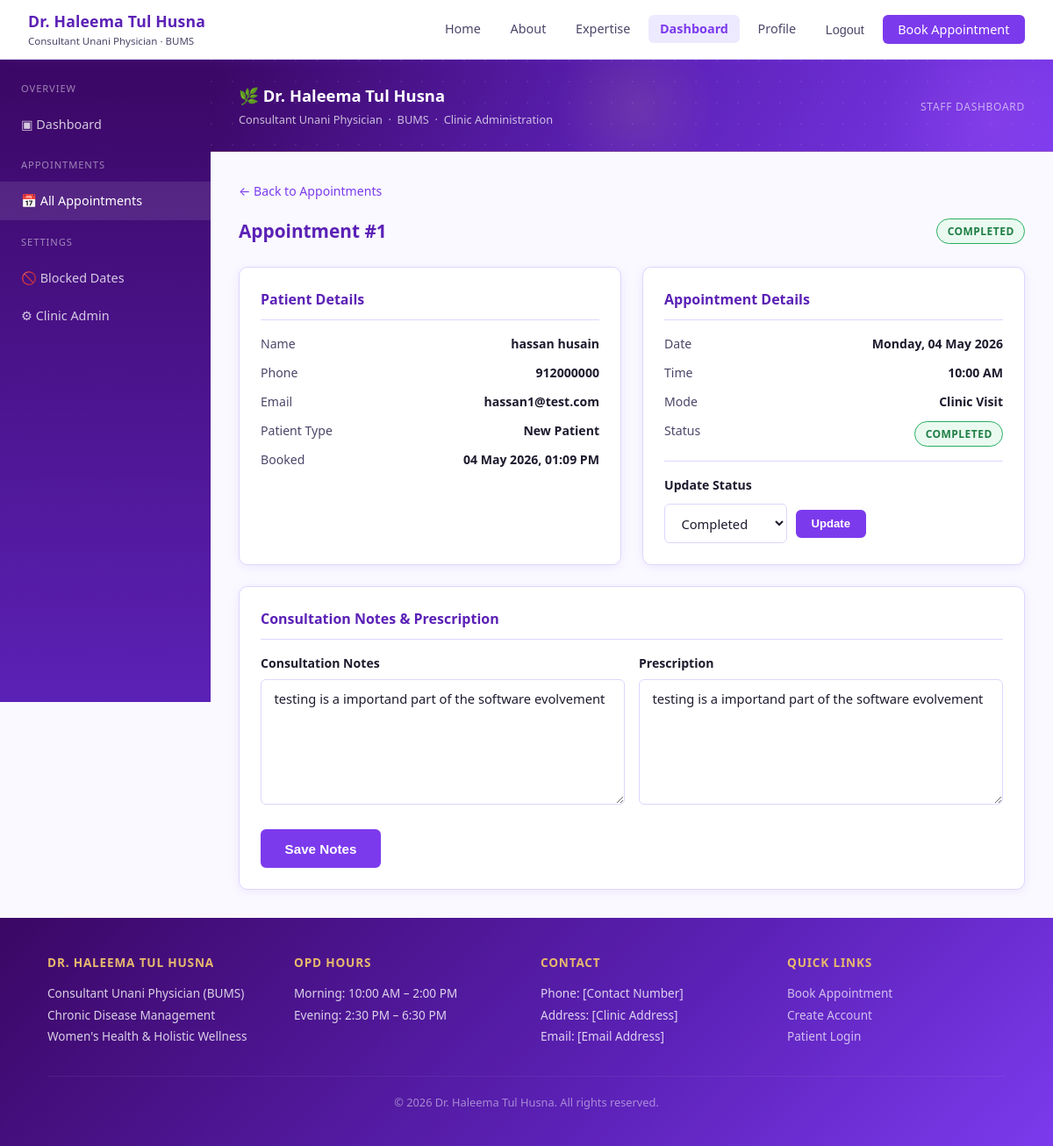
The page /dashboard/appointments/1/ (signed in) on the database its author committed.
### clinic/models.py (models this page shows, shortened)
class Appointment(models.Model):
    patient = models.ForeignKey(
        settings.AUTH_USER_MODEL,
        on_delete=models.SET_NULL,
        null=True, blank=True,
        related_name='appointments',
    )
    guest_name = models.CharField(max_length=100, blank=True)
    guest_phone = models.CharField(max_length=20, blank=True)
    guest_email = models.EmailField(blank=True)
    appointment_date = models.DateField()
    appointment_time = models.TimeField()
    duration_minutes = models.PositiveSmallIntegerField(editable=False)
    consultation_mode = models.CharField(max_length=10, choices=CONSULTATION_MODE_CHOICES)
    patient_type = models.CharField(max_length=10, choices=PATIENT_TYPE_CHOICES)
    status = models.CharField(max_length=12, choices=STATUS_CHOICES, default='pending')
    consultation_notes = models.TextField(blank=True)
    prescription = models.TextField(blank=True)
    created_at = models.DateTimeField(auto_now_add=True)
    updated_at = models.DateTimeField(auto_now=True)
    class Meta:
        ordering = ['appointment_date', 'appointment_time']
        unique_together = [['appointment_date', 'appointment_time']]
    def display_name(self):
        if self.patient:
            return self.patient.get_full_name() or self.patient.username
        return self.guest_name
    def display_phone(self):
        if self.patient:
            return self.patient.phone_number
        return self.guest_phone

### accounts/models.py (models this page shows, shortened)
class CustomUser(AbstractUser):
    GENDER_CHOICES = [
        ('male', 'Male'),
        ('female', 'Female'),
        ('other', 'Other'),
    ]
    phone_number = models.CharField(max_length=20, blank=True)
    date_of_birth = models.DateField(null=True, blank=True)
    gender = models.CharField(max_length=10, choices=GENDER_CHOICES, blank=True)
    address = models.TextField(blank=True)
    created_at = models.DateTimeField(auto_now_add=True)
    class Meta:
        verbose_name = 'Patient'
        verbose_name_plural = 'Patients'

### clinic/views.py (the view)
# urls.py: path('dashboard/appointments/<int:pk>/', views.DashboardDetailView.as_view(), name='dashboard_detail'),
class DashboardDetailView(StaffRequiredMixin, DetailView):
    model = Appointment
    template_name = 'clinic/dashboard/appointment_detail.html'
    context_object_name = 'appointment'
    def get_context_data(self, **kwargs):
        ctx = super().get_context_data(**kwargs)
        ctx['notes_form'] = ConsultationNotesForm(instance=self.object)
        ctx['status_form'] = AppointmentStatusForm(initial={'status': self.object.status})
        return ctx

### clinic/forms.py
class ConsultationNotesForm(forms.ModelForm):
    class Meta:
        model = Appointment
        fields = ['consultation_notes', 'prescription']
        widgets = {
            'consultation_notes': forms.Textarea(attrs={'rows': 5, 'placeholder': 'Consultation notes...'}),
            'prescription': forms.Textarea(attrs={'rows': 5, 'placeholder': 'Prescription details...'}),
        }
        labels = {
            'consultation_notes': 'Consultation Notes',
            'prescription': 'Prescription',
        }

class AppointmentStatusForm(forms.Form):
    status = forms.ChoiceField(choices=STATUS_CHOICES)

### clinic/views.py (called while the page is built)
    def test_func(self):
        return self.request.user.is_authenticated and self.request.user.is_staff

### templates/clinic/dashboard/appointment_detail.html (shortened to what this page needs)
{% extends "base_dashboard.html" %}
{% block dashboard_content %}
<div style="margin-bottom:1rem;">
    <a href="{% url 'clinic:dashboard_list' %}" style="font-size:0.88rem; color:var(--teal);">&#8592; Back to Appointments</a>
</div>
<div style="display:flex; align-items:center; justify-content:space-between; flex-wrap:wrap; gap:1rem; margin-bottom:1.5rem;">
    <h1 style="font-size:1.3rem; font-weight:700; color:var(--teal-dark);">
        Appointment #{{ appointment.pk }}
    </h1>
    <span id="status-badge" class="badge badge-{{ appointment.status }}">{{ appointment.get_status_display }}</span>
</div>
<div class="detail-grid">
    <div class="detail-section">
        <h3>Patient Details</h3>
        <div class="detail-row"><dt>Name</dt><dd>{{ appointment.display_name }}</dd></div>
        <div class="detail-row"><dt>Phone</dt><dd>{{ appointment.display_phone|default:"—" }}</dd></div>
        {% if appointment.guest_email %}
        <div class="detail-row"><dt>Email</dt><dd>{{ appointment.guest_email }}</dd></div>
        {% elif appointment.patient and appointment.patient.email %}
        <div class="detail-row"><dt>Email</dt><dd>{{ appointment.patient.email }}</dd></div>
        {% endif %}
        <div class="detail-row"><dt>Patient Type</dt><dd>{{ appointment.get_patient_type_display }}</dd></div>
        <div class="detail-row"><dt>Booked</dt><dd>{{ appointment.created_at|date:"d M Y, h:i A" }}</dd></div>
    </div>
    <div class="detail-section">
        <h3>Appointment Details</h3>
        <div class="detail-row"><dt>Date</dt><dd>{{ appointment.appointment_date|date:"l, d F Y" }}</dd></div>
        <div class="detail-row"><dt>Time</dt><dd>{{ appointment.appointment_time|time:"h:i A" }}</dd></div>
        <div class="detail-row"><dt>Mode</dt><dd>{{ appointment.get_consultation_mode_display }}</dd></div>
        <div class="detail-row"><dt>Status</dt><dd><span class="badge badge-{{ appointment.status }}">{{ appointment.get_status_display }}</span></dd></div>
        <hr style="border:none;border-top:1px solid var(--border);margin:1rem 0;">
        <h4 style="font-size:0.88rem; font-weight:600; margin-bottom:0.6rem;">Update Status</h4>
        <form id="status-form" data-url="{% url 'clinic:dashboard_status' appointment.pk %}" style="display:flex; gap:0.6rem; align-items:center; flex-wrap:wrap;">
            <select name="status" class="form-control" style="width:auto; min-width:140px;">
                {% for val, label in status_form.fields.status.choices %}
                <option value="{{ val }}" {% if appointment.status == val %}selected{% endif %}>{{ label }}</option>
                {% endfor %}
            </select>
            <button type="submit" class="btn btn-primary btn-sm">Update</button>
        </form>
    </div>
    <div class="detail-section" style="grid-column:1/-1;">
        <h3>Consultation Notes &amp; Prescription</h3>
        <form id="notes-form" data-url="{% url 'clinic:dashboard_notes' appointment.pk %}">
            <div style="display:grid; grid-template-columns:1fr 1fr; gap:1rem;">
                <div class="form-group">
                    <label>Consultation Notes</label>
                    <textarea name="consultation_notes" class="form-control" rows="6"
                              placeholder="Consultation notes...">{{ appointment.consultation_notes }}</textarea>
                </div>
                <div class="form-group">
                    <label>Prescription</label>
                    <textarea name="prescription" class="form-control" rows="6"
                              placeholder="Prescription details...">{{ appointment.prescription }}</textarea>
                </div>
            </div>
            <button type="submit" class="btn btn-primary">Save Notes</button>
        </form>
    </div>
</div>
{% endblock %}

### static/css/main.css (style rules this page uses)
:root { --teal: #7c3aed; --teal-dark: #5b21b6; --teal-light: #ede9fe; --cream: #faf9ff; --cream-dark: #f3f0fc; --gold: #e8b86d; --gold-dark: #c9973d; --text: #1e1b2e; --text-light: #4c4568; --text-muted: #9ca3af; --white: #ffffff; --border: #ddd6fe; --shadow: 0 2px 12px rgba(124,58,237,0.10); --shadow-lg: 0 6px 28px rgba(124,58,237,0.16); --radius: 10px; --radius-sm: 6px; --font: 'Segoe UI', system-ui, -apple-system, sans-serif; }
*, *::before, *::after { box-sizing: border-box; margin: 0; padding: 0; }
html { scroll-behavior: smooth; }
body { font-family: var(--font); background: var(--cream); color: var(--text); line-height: 1.6; min-height: 100vh; display: flex; flex-direction: column; }
a { color: var(--teal); text-decoration: none; }
.btn { display: inline-flex; align-items: center; gap: 0.4rem; padding: 0.7rem 1.6rem; border-radius: var(--radius-sm); font-size: 0.95rem; font-weight: 600; cursor: pointer; border: 2px solid transparent; transition: all 0.2s; text-decoration: none; }
.btn-primary { background: var(--teal); color: var(--white); border-color: var(--teal); }
.btn-sm { padding: 0.4rem 1rem; font-size: 0.82rem; }
.form-group { margin-bottom: 1.3rem; }
.form-group label { display: block; font-size: 0.88rem; font-weight: 600; color: var(--text); margin-bottom: 0.4rem; }
.form-control { width: 100%; padding: 0.65rem 0.9rem; border: 1.5px solid var(--border); border-radius: var(--radius-sm); font-size: 0.92rem; color: var(--text); background: var(--white); transition: border-color 0.2s, box-shadow 0.2s; font-family: var(--font); }
textarea.form-control { resize: vertical; min-height: 90px; }
select.form-control { appearance: auto; }
.badge { display: inline-flex; align-items: center; padding: 0.25rem 0.7rem; border-radius: 20px; font-size: 0.75rem; font-weight: 600; text-transform: uppercase; letter-spacing: 0.04em; }
.badge-completed { background: #eafaf1; color: #1e7e43; border: 1px solid #27ae60; }
.detail-grid { display: grid; grid-template-columns: 1fr 1fr; gap: 1.5rem; }
.detail-section { background: var(--white); border: 1px solid var(--border); border-radius: var(--radius); padding: 1.5rem; box-shadow: var(--shadow); }
.detail-section h3 { font-size: 1rem; font-weight: 700; color: var(--teal-dark); margin-bottom: 1rem; padding-bottom: 0.6rem; border-bottom: 1px solid var(--border); }
.detail-row { display: flex; justify-content: space-between; margin-bottom: 0.65rem; font-size: 0.88rem; gap: 0.5rem; }
.detail-row dt { color: var(--text-light); font-weight: 500; flex-shrink: 0; }
.detail-row dd { font-weight: 600; text-align: right; }

### rows shown on the page
Appointment: pk "1", status "COMPLETED", display_name "hassan husain", display_phone "912000000", patient.email "hassan1@test.com", patient_type "New Patient", created_at "04 May 2026, 01:09 PM", appointment_date "Monday, 04 May 2026", appointment_time "10:00 AM", consultation_mode "Clinic Visit", status "Completed", consultation_notes "testing is a importand part of the software evolvement", prescription "testing is a importand part of the software evolvement"
